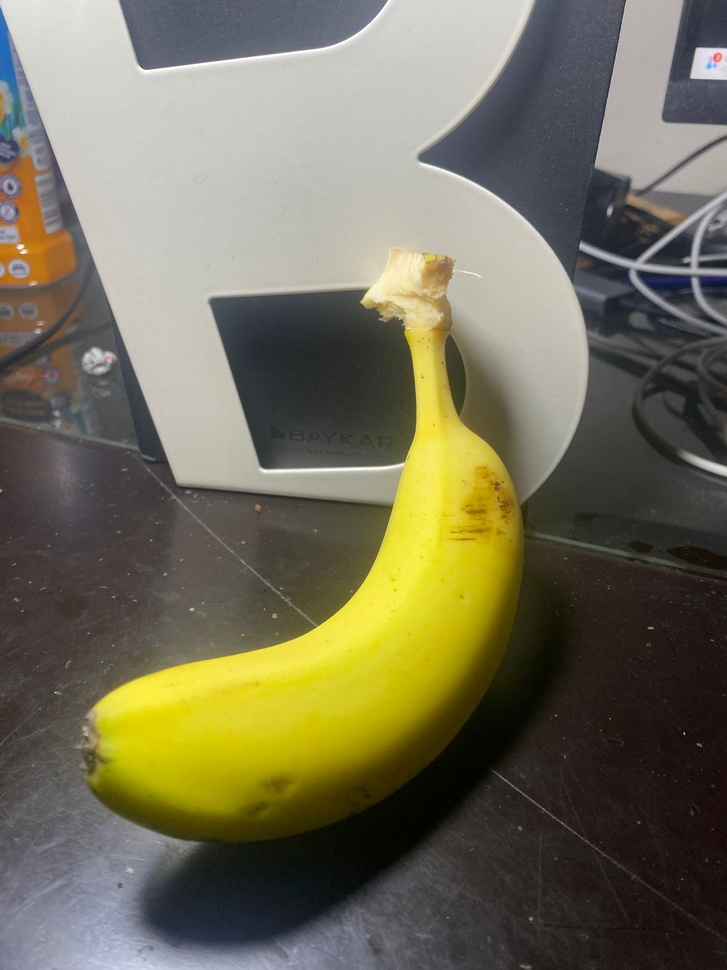
#> input picture dataset/images/original/banana/banana_027.jpg, 727 x 970 px, shrunk from 1536 x 2048 before the run
$ python -i raw_to_vector.py   (imports and definitions only)   (older library calls are emulated)
#> lines starting #> are read from the running program, lines starting #| are printed output that depends on the picture
import pandas as pd
import numpy as np
import cv2
import os
from sklearn.preprocessing import OneHotEncoder, MinMaxScaler
from sentence_transformers import SentenceTransformer
from skimage.feature import local_binary_pattern, graycomatrix, graycoprops

# --- CONFIGURATION ---
METADATA_PATH = '../dataset/raw/metadata.csv'
DESCRIPTION_PATH = '../dataset/raw/description.csv'
IMAGES_BASE_PATH = '../dataset/images/original'  # Ensure this points to the folder containing 'Banana', 'Tomato' etc.
OUTPUT_FOLDER = '../dataset/processed'
EMBEDDING_MODEL = 'all-MiniLM-L6-v2'

# Image Feature Settings
COLOR_HIST_BINS = 64
LBP_RADIUS = 3
LBP_N_POINTS = 24

# Ensure output directory exists
# [1 line not run here, left out]

# ==========================================
# HELPER FUNCTIONS: IMAGE EXTRACTION
# ==========================================

def extract_color_histogram(image, bins=COLOR_HIST_BINS):
    # Calculate histogram for each channel
    hist_r = cv2.calcHist([image], [0], None, [bins], [0, 256])
    hist_g = cv2.calcHist([image], [1], None, [bins], [0, 256])
    hist_b = cv2.calcHist([image], [2], None, [bins], [0, 256])

    # Normalize to handle different image sizes
    hist_r = hist_r / (hist_r.sum() + 1e-7)
    hist_g = hist_g / (hist_g.sum() + 1e-7)
    hist_b = hist_b / (hist_b.sum() + 1e-7)

    return np.hstack([hist_r.flatten(), hist_g.flatten(), hist_b.flatten()])

def extract_lbp_features(image_gray):
    """
    Extract Local Binary Pattern (LBP) features.
    Returns: Uniform LBP histogram (59 dimensions)
    """
    lbp = local_binary_pattern(image_gray, LBP_N_POINTS, LBP_RADIUS, method='uniform')
    # Uniform patterns have 59 bins: 0-58
    hist, _ = np.histogram(lbp.ravel(), bins=59, range=(0, 59), density=True)
    return hist

def extract_glcm_features(image_gray):
    glcm = graycomatrix(image_gray, distances=[1], angles=[0, np.pi/4, np.pi/2, 3*np.pi/4],
                       levels=256, symmetric=True, normed=True)
    properties = ['contrast', 'energy', 'homogeneity', 'correlation']
    all_features = []

    for prop in properties:
        all_features.append(np.mean(graycoprops(glcm, prop))) # Average

    # Add specific angle details
    for angle_idx in range(3):
        for prop_idx in range(3):
            all_features.append(graycoprops(glcm, properties[prop_idx])[0, angle_idx])

    return np.array(all_features)

def extract_statistical_features(image):
    """
    Extract statistical features from RGB image.
    Returns: 21 features (7 stats * 3 channels)
    """
    features = []
    for channel_idx in range(3):  # R, G, B channels
        channel = image[:, :, channel_idx]
        features.extend([
            np.mean(channel),
            np.std(channel),
            np.min(channel),
            np.max(channel),
            np.median(channel),
            np.var(channel),
            np.percentile(channel, 75) - np.percentile(channel, 25)  # IQR
        ])
    return np.array(features)

def get_image_vector(image_path):
    # Load and validate
    image = cv2.imread(image_path)
    if image is None:
        raise ValueError(f"Image not found")

    image_rgb = cv2.cvtColor(image, cv2.COLOR_BGR2RGB)
    image_gray = cv2.cvtColor(image, cv2.COLOR_BGR2GRAY)

    # Combine all image features
    return np.hstack([
        extract_color_histogram(image_rgb),
        extract_lbp_features(image_gray),
        extract_glcm_features(image_gray),
        extract_statistical_features(image_rgb)
    ])

# ==========================================
# MAIN PIPELINE
# ==========================================

# [1 line not run here, left out]
# Load CSVs
df_meta = pd.read_csv(METADATA_PATH)
#> (reads src/data/metadata.csv from the repository)
# [1 line that did not run here, left out]

# CRITICAL: Merge on 'ID' to align Descriptions with Metadata/Images
# [1 line that did not run here, left out]
# [6 lines not run here, left out]
# A. Numerical (Weight)
scaler_weight = MinMaxScaler()
# [1 line that did not run here, left out]

# B. Categorical (Color, Season, Origin)
valid_origins = ['Turkey', 'Spain', 'USA', 'Brazil', 'Ecuador', 'Other']
valid_colors = ['Red', 'Green', 'Yellow', 'Orange', 'Brown', 'Purple', 'Other']

# Handle unknown values
# [1 line that did not run here, left out]
# [1 line that did not run here, left out]

# Encode
enc_color = OneHotEncoder(categories=[valid_colors], handle_unknown='ignore', sparse_output=False)
enc_season = OneHotEncoder(categories=[['Spring', 'Summer', 'Fall', 'Winter']], handle_unknown='ignore', sparse_output=False)
enc_origin = OneHotEncoder(categories=[valid_origins], handle_unknown='ignore', sparse_output=False)

# [1 line that did not run here, left out]
# [1 line that did not run here, left out]
# [1 line that did not run here, left out]

# Combine Metadata
# [1 line that did not run here, left out]
# [5 lines not run here, left out]
# [1 line that did not run here, left out]
# [1 line that did not run here, left out]
# [1 line that did not run here, left out]
# [4 lines not run here, left out]
image_features_list = []
failed_indices = []
feature_dim = None

# [17 lines not run here, left out]

# Convert list to array
image_vector_raw = np.array(image_features_list)

# Normalize Image Features (Critical step!)
scaler_img = MinMaxScaler()
# [1 line that did not run here, left out]
# [4 lines not run here, left out]
# Fuse: [Metadata (18)] + [Text (384)] + [Images (189)]
# [1 line that did not run here, left out]
# [1 line that did not run here, left out]

# Stats
# [9 lines not run here, left out]

# Save
x_path = os.path.join(OUTPUT_FOLDER, 'X_final.npy')
y_path = os.path.join(OUTPUT_FOLDER, 'y_final.npy')

# [6 lines not run here, left out]

>>> result = get_image_vector('../dataset/images/original/banana/banana_027.jpg')
#> in get_image_vector, image is the input picture: shape (970, 727, 3); mean B, G, R 88.9, 111.2, 115.4
#> in get_image_vector, `image_gray = cv2.cvtColor(image, cv2.COLOR_BGR2GRAY)`:
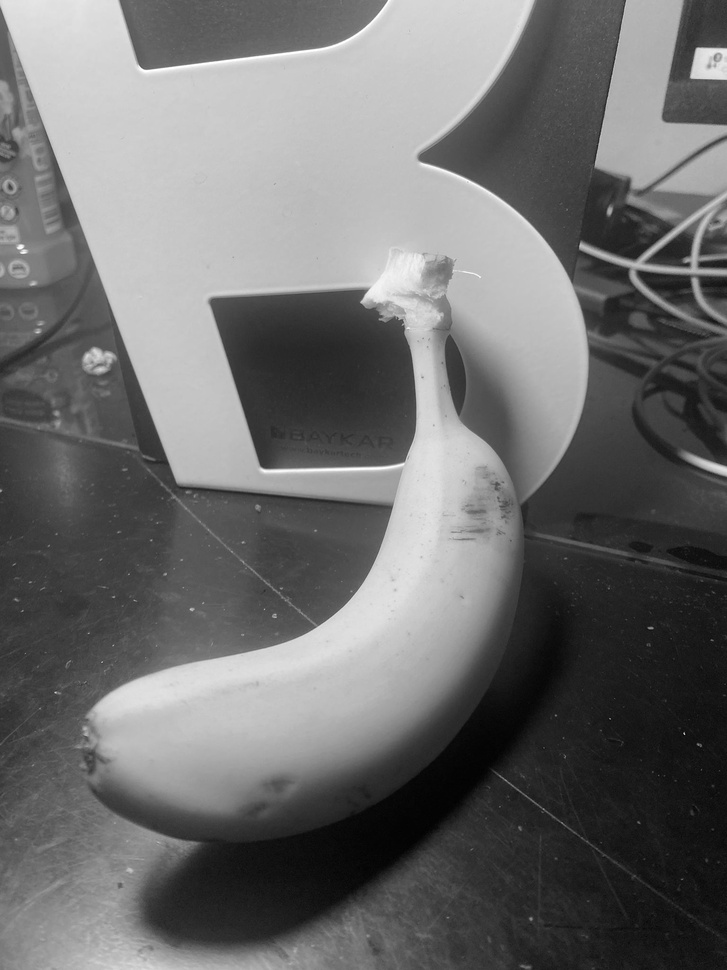
#> image_gray: shape (970, 727); min 1, max 255, mean 110
#> in extract_color_histogram, `hist_r = cv2.calcHist([image], [0], None, [bins], [0, 256])`: hist_r = 64 values, max 33113 at index 50, min 655 at index 63, mean 11018.6
#> in extract_color_histogram, `hist_g = cv2.calcHist([image], [1], None, [bins], [0, 256])`: hist_g = 64 values, max 33132 at index 50, min 57 at index 0, mean 11018.6
#> in extract_color_histogram, `hist_b = cv2.calcHist([image], [2], None, [bins], [0, 256])`: hist_b = 64 values, max 54524 at index 0, min 133 at index 62, mean 11018.6
#> in extract_color_histogram, `hist_r = hist_r / (hist_r.sum() + 1e-7)`: hist_r = 64 values, max 0.047 at index 50, min 0.000929 at index 63, mean 0.0156
#> in extract_color_histogram, `hist_g = hist_g / (hist_g.sum() + 1e-7)`: hist_g = 64 values, max 0.047 at index 50, min 8.08e-05 at index 0, mean 0.0156
#> in extract_color_histogram, `hist_b = hist_b / (hist_b.sum() + 1e-7)`: hist_b = 64 values, max 0.0773 at index 0, min 0.000189 at index 62, mean 0.0156
#> in extract_lbp_features, `lbp = local_binary_pattern(image_gray, LBP_N_POINTS, LBP_RADIUS, metho..`:
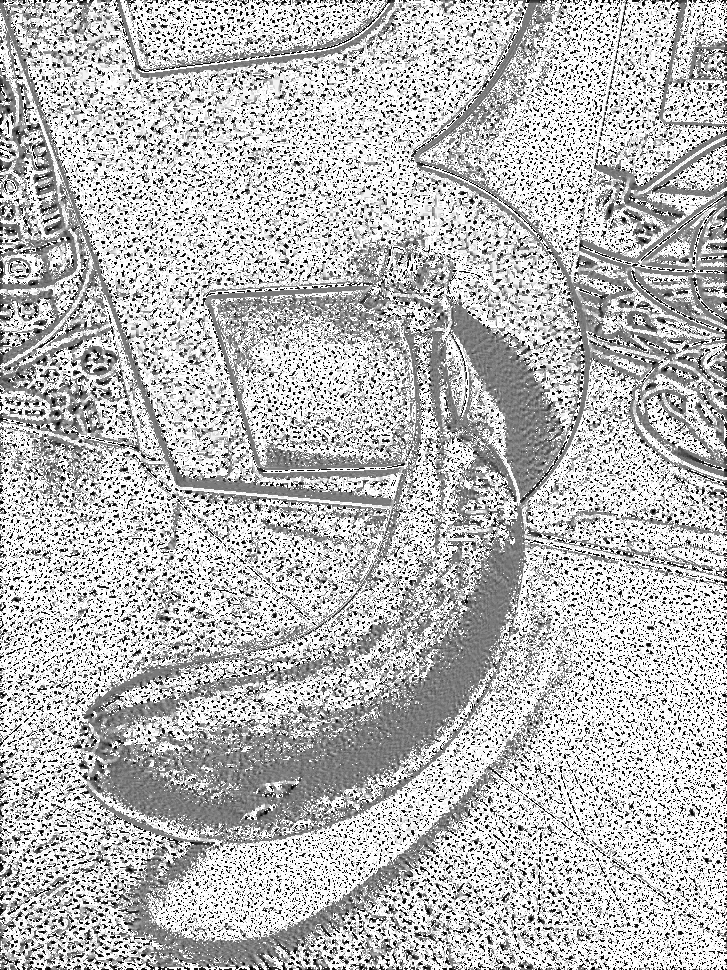
#> lbp: shape (970, 727) float64; min 0, max 25, mean 18.2; drawn with min black and max white
#> in extract_lbp_features, `hist, _ = np.histogram(lbp.ravel(), bins=59, range=(0, 59), density=Tr..`: hist = 59 values, max 0.436 at index 25, min 0 at index 26, mean 0.0169
#> after the loop in extract_glcm_features, `for prop in properties:`: all_features = [42.02, 0.0315, 0.44, 0.995]
#> after the loop in extract_glcm_features, `for angle_idx in range(3):`: all_features = [42.02, 0.0315, 0.44, 0.995, 28.97, 0.0341, 0.483, 51.97, 0.0294, 0.403, 32.16, 0.0328, 0.461]
#> in extract_statistical_features, `features = []`: features = []
#> the loop in extract_statistical_features, `for channel_idx in range(3):` made 3 passes
#> pass 1, in extract_statistical_features, `channel = image[:, :, channel_idx]`:
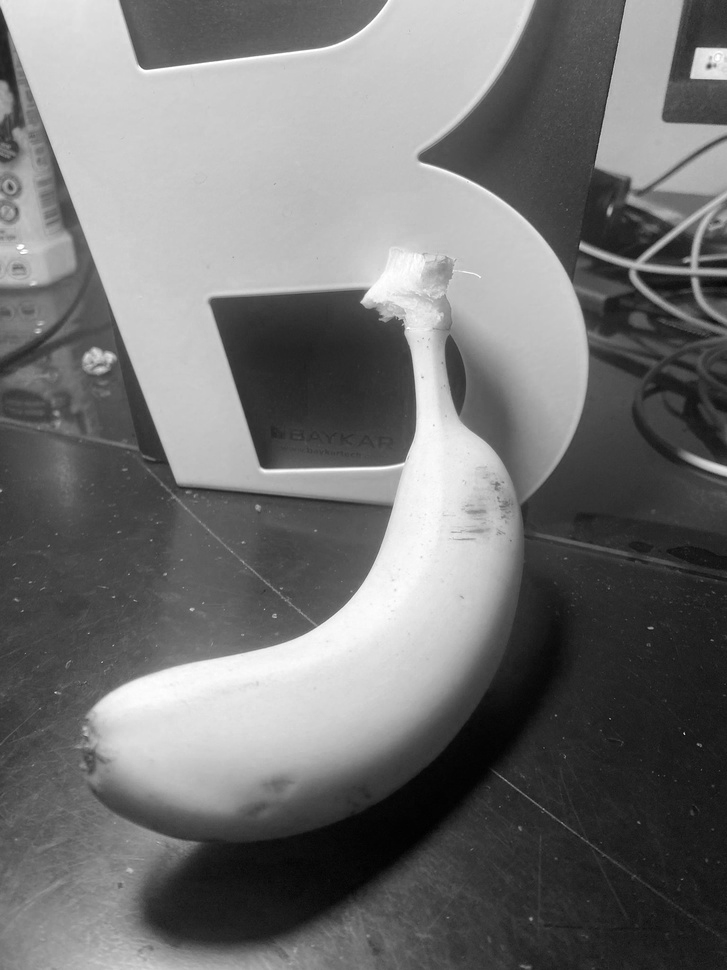
#> channel: shape (970, 727); min 0, max 255, mean 115.4
#> pass 3, in extract_statistical_features, `channel = image[:, :, channel_idx]`:
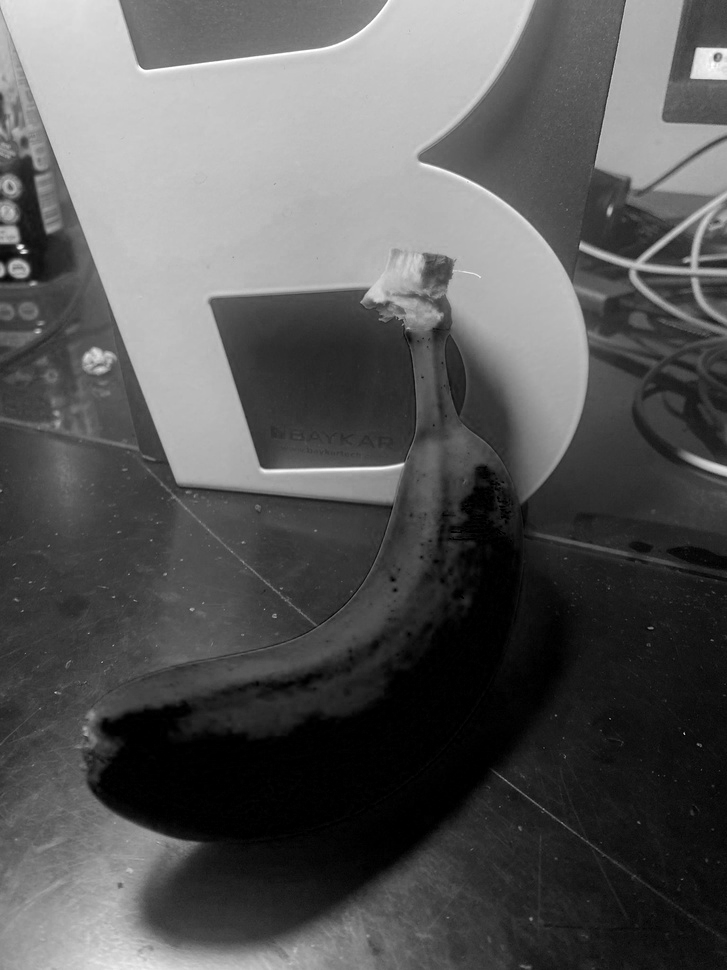
#> channel: shape (970, 727); min 0, max 255, mean 88.9
#> after the loop in extract_statistical_features, `for channel_idx in range(3):`: features = [115.4, 70.74, 0, 255, 92, 5003.9, 139, 111.2, 69.43, 0, 255, 89, 4820.6, 136, 88.9, 66.81, 0, 255, 70, 4463.3, 124]
#> result = 285 values, max 5003.9 at index 269, min 0 at index 218, mean 57.5
